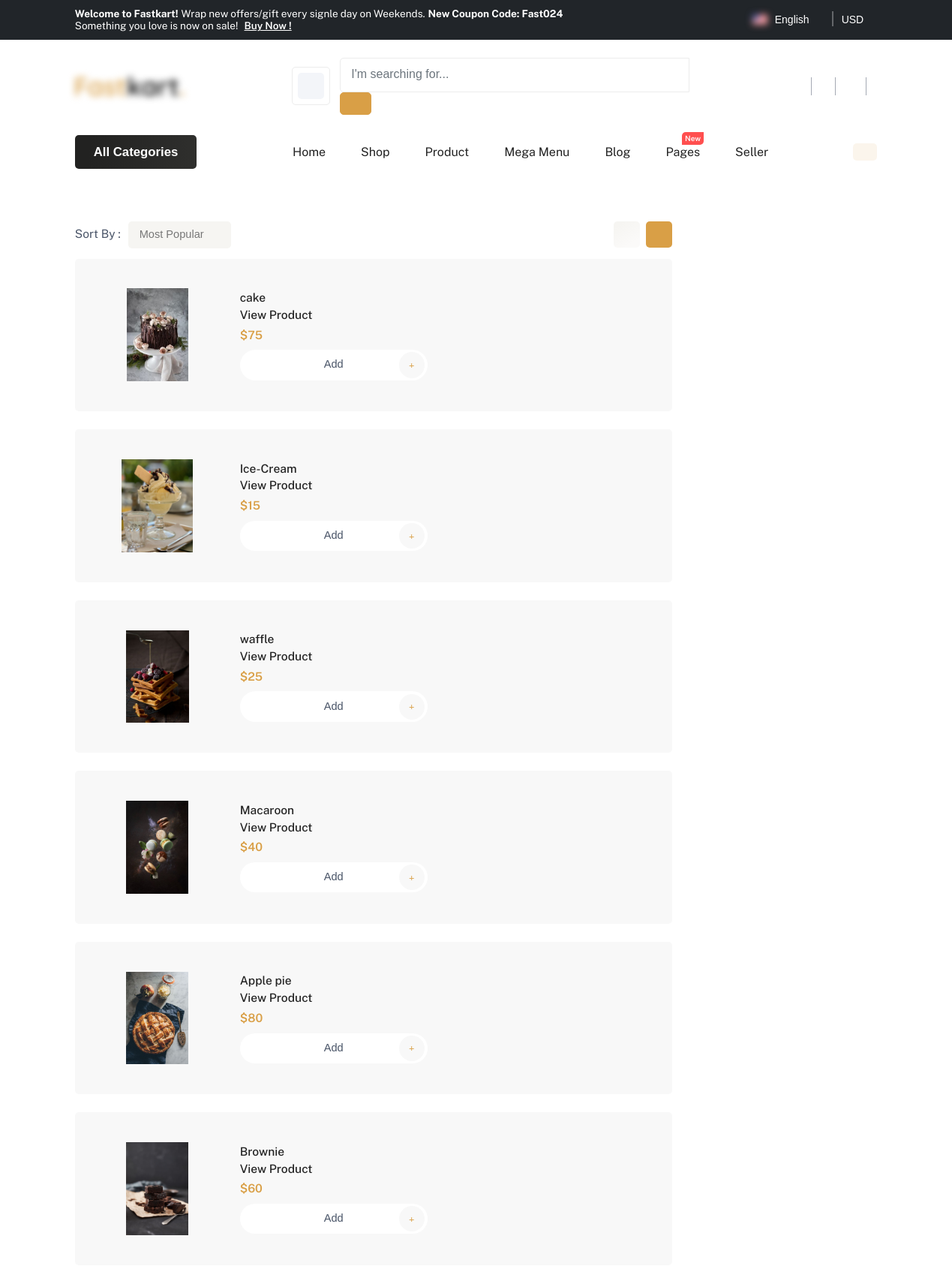
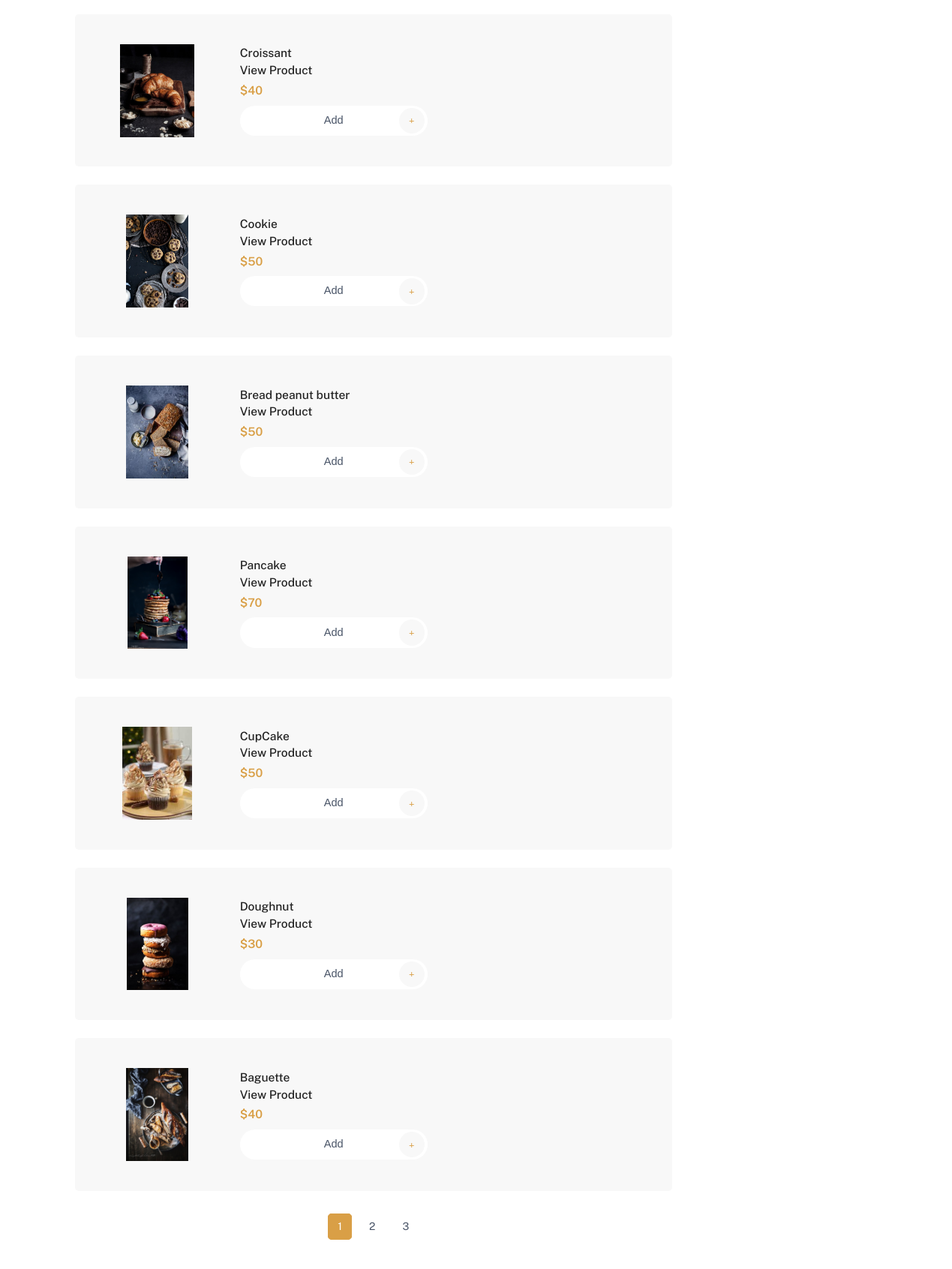
The page /show_products/ (upper part) on the database its author committed (2 pictures, top to bottom).
### app_seller/models.py (models this page shows)
class Product(models.Model):
    pro_name=models.CharField(max_length=50)
    pro_price=models.IntegerField()
    pro_qty=models.IntegerField()
    pro_image=models.FileField(upload_to="product/",default="pro.jpg")
    pro_desc=models.TextField(max_length=500)
    seller_id=models.ForeignKey(Seller_user,on_delete=models.CASCADE)

### app_shop/views.py (the view)
# urls.py: path('show_products/',views.show_products,name='show_products'),
def show_products(request):
        all_product=Product.objects.all()
        return render(request,"shop-list.html",{"all_product":all_product})

### app_shop/templates/shop-list.html (shortened to what this page needs)
{% extends 'header_footer.html' %} {% block content %}{% load static %}
<!DOCTYPE html>
<html lang="en">
<head>
    <link id="rtl-link" rel="stylesheet" type="text/css" href="{% static 'assets/css/vendors/bootstrap.css' %}">
    <link rel="stylesheet" href="{% static 'assets/css/animate.min.css' %}" />
    <link rel="stylesheet" type="text/css" href="{% static 'assets/css/vendors/font-awesome.css' %}">
    <link rel="stylesheet" type="text/css" href="{% static 'assets/css/vendors/feather-icon.css' %}">
    <link rel="stylesheet" type="text/css" href="{% static 'assets/css/vendors/slick/slick.css' %}">
    <link rel="stylesheet" type="text/css" href="{% static 'assets/css/vendors/slick/slick-theme.css' %}">
    <link rel="stylesheet" type="text/css" href="{% static 'assets/css/bulk-style.css' %}">
    <link id="color-link" rel="stylesheet" type="text/css" href="{% static 'assets/css/style.css' %}">
</head>
<body>
    <section class="section-b-space shop-section">
        <div class="container-fluid-lg">
            <div class="row">
                <div class="col-custome-9">
                    <div class="show-button">
                        <div class="top-filter-menu">
                            <div class="category-dropdown">
                                <h5 class="text-content">Sort By :</h5>
                                <div class="dropdown">
                                    <button class="dropdown-toggle" type="button" id="dropdownMenuButton1"
                                        data-bs-toggle="dropdown">
                                        <span>Most Popular</span> <i class="fa-solid fa-angle-down"></i>
                                    </button>
                                </div>
                            </div>
                            <div class="grid-option d-none d-md-block">
                                <ul>
                                    <li class="three-grid">
                                        <a href="javascript:void(0)">
                                        </a>
                                    </li>
                                    <li class="list-btn active">
                                        <a href="javascript:void(0)">
                                        </a>
                                    </li>
                                </ul>
                            </div>
                        </div>
                    </div>
                    <div
                        class="row g-sm-4 g-3 row-cols-xxl-4 row-cols-xl-3 row-cols-lg-2 row-cols-md-3 row-cols-2 product-list-section list-style">
                        {% for i in all_product%}
                        <div>
                            <div class="product-box-3 h-100 wow fadeInUp">
                                <div class="product-header">
                                    <div class="product-image">
                                        <img src="{{i.pro_image.url}}" alt=""height="170px" width="150px">
                                    </div>
                                </div>
                                <div class="product-footer">
                                    <div class="product-detail">
                                            <h5 class="name">
                                                <a href="">{{i.pro_name}}</a>
                                            </h5>
                                        <h5> <a href="{%url 'single_product' i.id %}" class="name">View Product </a> </h5>
                                        <h5 class="price"><span class="theme-color">${{i.pro_price}}</span>
                                        </h5>
                                         <div class="add-to-cart-box bg-white">
                                            <button class="btn btn-add-cart addcart-button">Add
                                                <span class="add-icon bg-light-gray">
                                                    <i class="fa-solid fa-plus"></i>
                                                </span>
                                            </button>
                                        </div>
                                    </div>
                                </div>
                            </div>
                        </div>
                        {% endfor %}
                    </div>
                    <nav class="custome-pagination">
                        <ul class="pagination justify-content-center">
                            <li class="page-item disabled">
                                <a class="page-link" href="javascript:void(0)" tabindex="-1" aria-disabled="true">
                                    <i class="fa-solid fa-angles-left"></i>
                                </a>
                            </li>
                            <li class="page-item active">
                                <a class="page-link" href="javascript:void(0)">1</a>
                            </li>
                            <li class="page-item" aria-current="page">
                                <a class="page-link" href="javascript:void(0)">2</a>
                            </li>
                            <li class="page-item">
                                <a class="page-link" href="javascript:void(0)">3</a>
                            </li>
                            <li class="page-item">
                                <a class="page-link" href="javascript:void(0)">
                                    <i class="fa-solid fa-angles-right"></i>
                                </a>
                            </li>
                        </ul>
                    </nav>
                </div>
            </div>
        </div>
    </section>
</body>
</html>
{% endblock %}

### rows shown on the page
Product: pro_image (picture), pro_name "cake", pro_price "75"
Product: pro_image (picture), pro_name "Ice-Cream", pro_price "15"
Product: pro_image (picture), pro_name "waffle", pro_price "25"
Product: pro_image (picture), pro_name "Macaroon", pro_price "40"
Product: pro_image (picture), pro_name "Apple pie", pro_price "80"
Product: pro_image (picture), pro_name "Brownie", pro_price "60"
Product: pro_image (picture), pro_name "Croissant", pro_price "40"
Product: pro_image (picture), pro_name "Cookie", pro_price "50"
Product: pro_image (picture), pro_name "Bread peanut butter", pro_price "50"
Product: pro_image (picture), pro_name "Pancake", pro_price "70"
Product: pro_image (picture), pro_name "CupCake", pro_price "50"
Product: pro_image (picture), pro_name "Doughnut", pro_price "30"
Product: pro_image (picture), pro_name "Baguette", pro_price "40"
